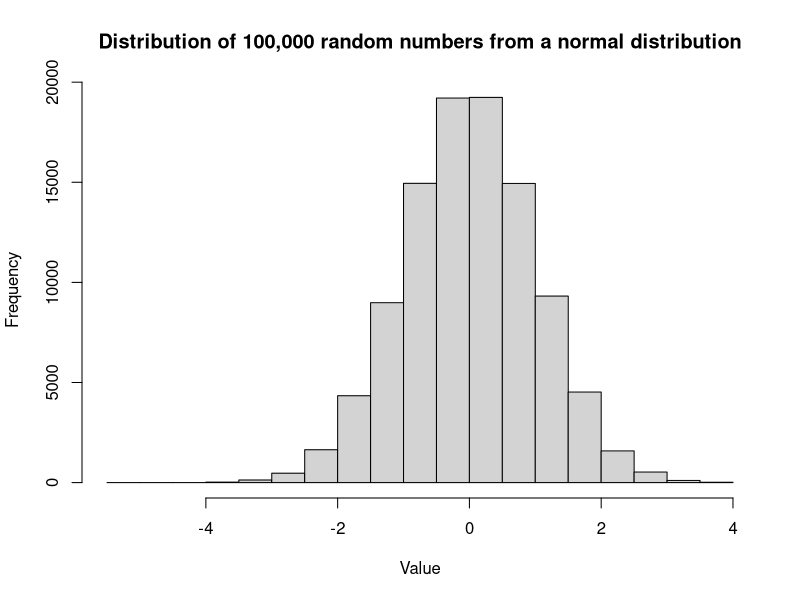
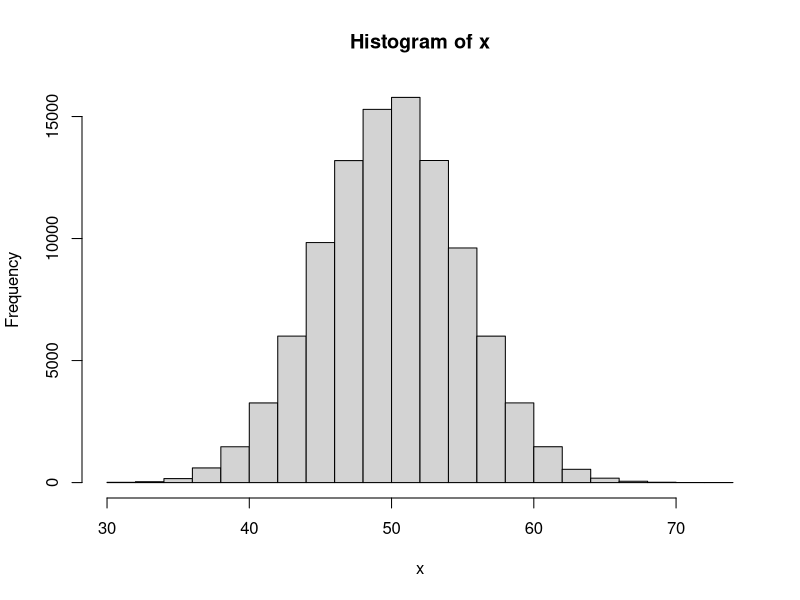
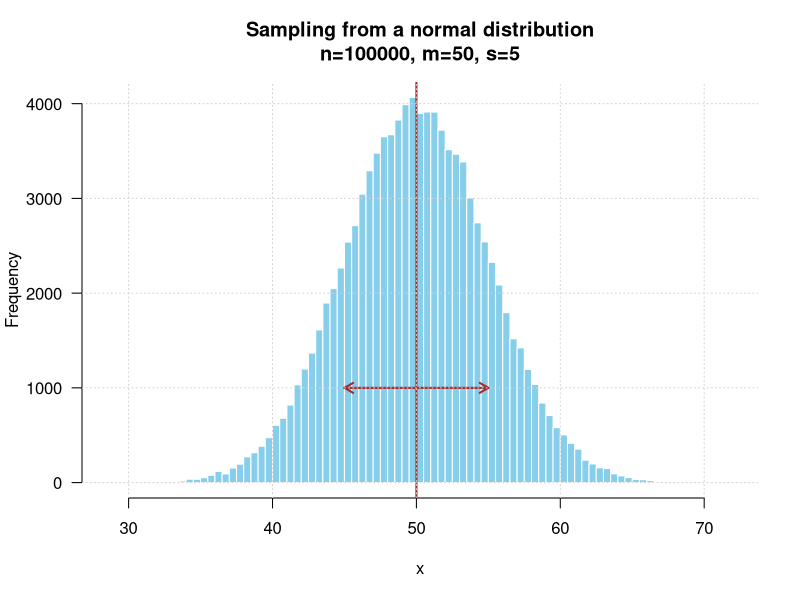
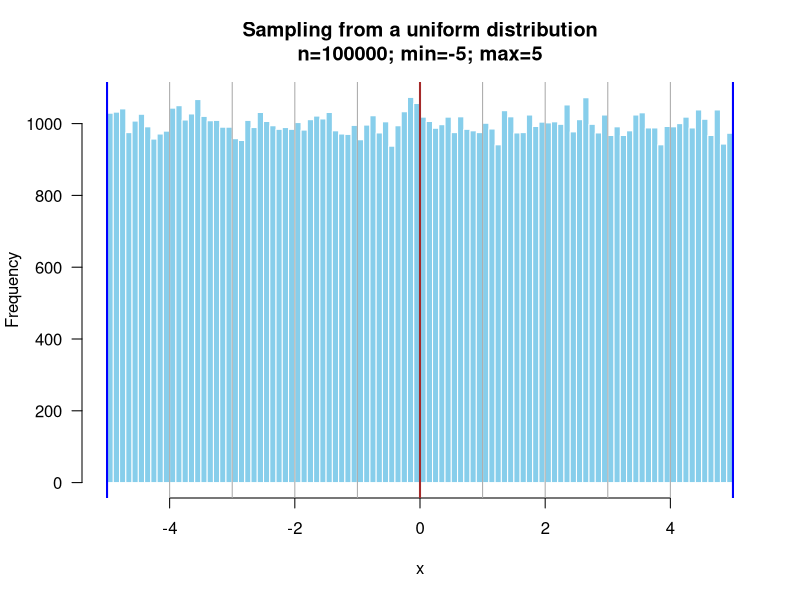
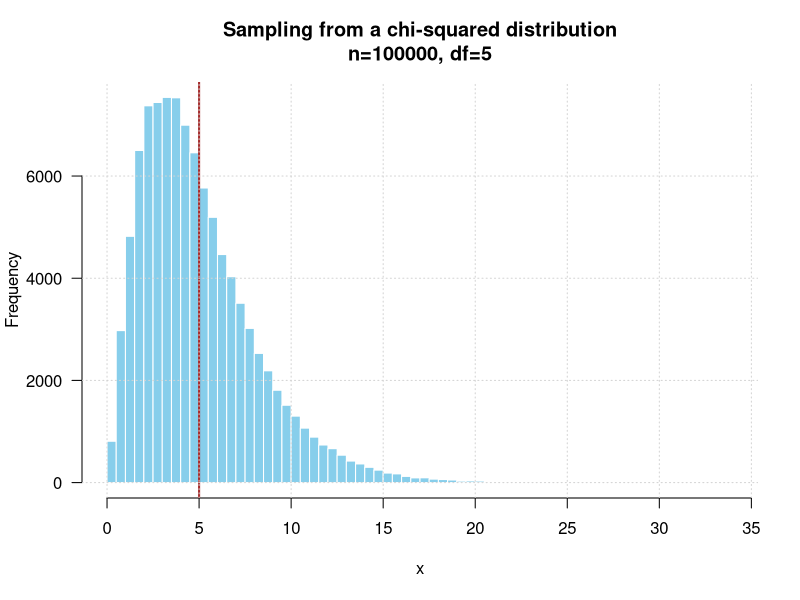
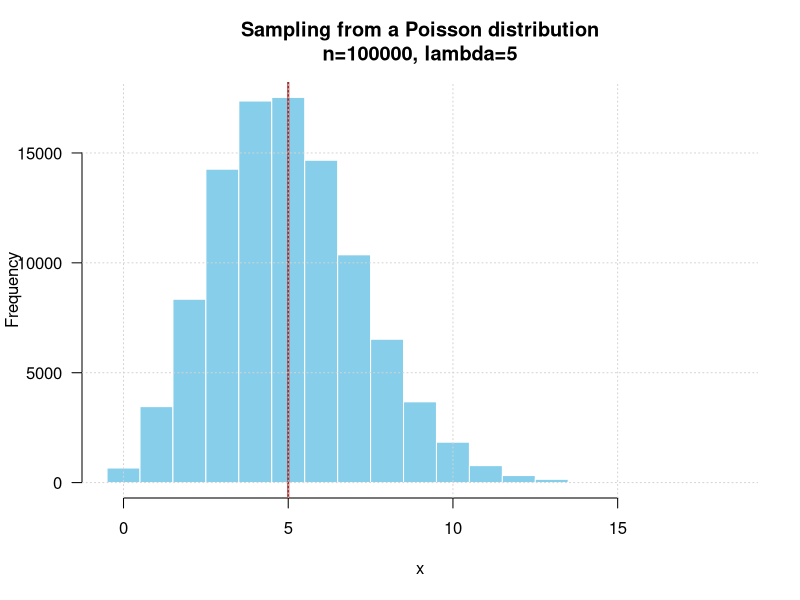
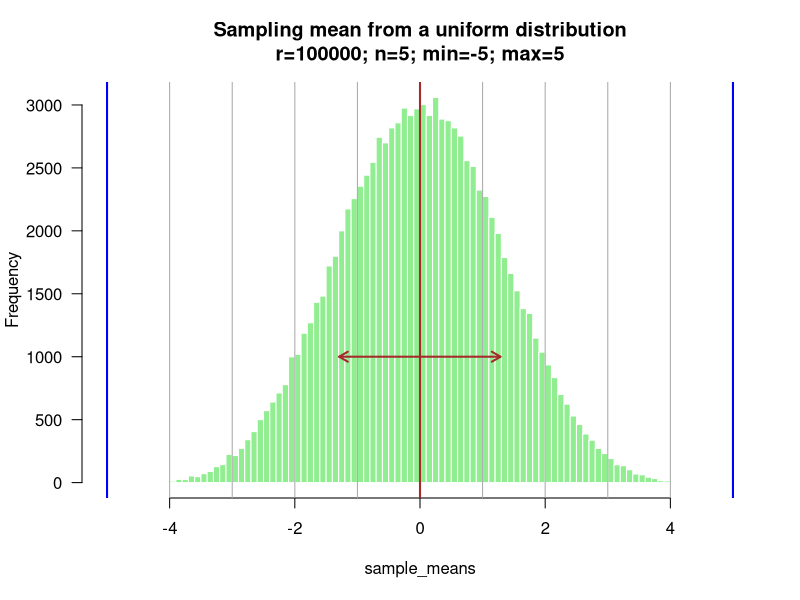
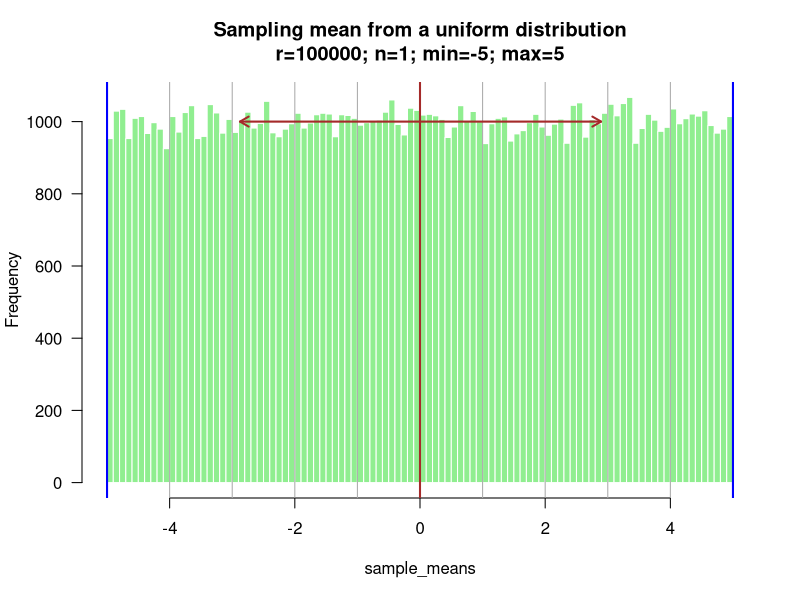

Generate these figures, in order, with R:
## ---- chunk 1
# Generate 100,000 numbers from a normal distribution with mean=0 and standard deviation=1
x <- rnorm(n = 100000, mean = 0, sd = 1)

# Plot a histogram of the generated numbers
hist(x, main="Distribution of 100,000 random numbers from a normal distribution", xlab="Value")
## ---- chunk 2
# Parameters
n <- 100000 # Sample size
m <- 50     # Mean of the normal distribution
s <- 5      # Standard deviation of the normal distribution

# Sample n numbers in a normal population of mean m and standard deviation s
x <- rnorm(n = n, mean = m, sd = s)

# Plot a histogram of the generated numbers
hist(x)

## ---- chunk 3
# Parameters
n <- 100000 # Sample size
m <- 50     # Mean of the normal distribution
s <- 5      # Standard deviation of the normal distribution

# Sample n numbers in a normal population of mean m and standard deviation s
x <- rnorm(n = n, mean = m, sd = s)

# Plot a histogram of the generated numbers
hist(x, 
     breaks = 100,
     col="skyblue",
     border = "white",
     las = 1,
     main=paste0("Sampling from a normal distribution",
                 "\n", # newline character
                 "n=", format(n, scientific = FALSE),
                 ", m=", m,
                 ", s=", s))


abline(v=m, lwd=2, col="brown") ## mark the mean
arrows(x0 = m - s, x1 = m + s, 
       y0 = n / 100,  y1 = n/100, 
       code = 3, length = 0.1, lwd=2, 
       col="brown") ## Mark an interval of ± 1 standard deviation around the mean
grid() ## Add a grid

## ---- chunk 4

# Plot a histogram of the generated numbers
n <- 100000
my_min <- -5
my_max <- +5
x <- runif(n = n, min = my_min, max = my_max)
hist(x, 
     breaks = 100,
     col="skyblue",
     border = "white",
     las = 1,
     xlim=c(my_min, my_max), # define the limits of X axis to ensure consistency
     main=paste0("Sampling from a uniform distribution",
                 "\n", # newline character
                 "n=", format(n, scientific = FALSE),
                "; min=", my_min,
                "; max=", my_max))
## manually add a vertical grid 
abline(v=seq(from = my_min, 
             to = my_max, 
             length.out=11), 
       col = "darkgrey") 
abline(v=c(my_min, my_max), lwd=2, col="blue") # Mark the limits
abline(v=(my_max + my_min)/2, lwd=2, col="brown") # Mark the mean


## ---- chunk 5

# Plot a histogram of the generated numbers
n <- 100000
my_df <- 5
x <- rchisq(n = n, df = my_df)
hist(x, 
     breaks = 100,
     col="skyblue",
     border = "white",
     las = 1,
     main=paste0("Sampling from a chi-squared distribution",
                 "\n", # newline character
                 "n=", format(n, scientific = FALSE),
                ", df=", my_df))
abline(v=my_df, lwd=2, col="brown")
grid()

## ---- chunk 6

# Plot a histogram of the generated numbers
n <- 100000
my_lambda <- 5
x <- rpois(n = n, lambda = my_lambda)
hist(x, 
     breaks = -0.5:(max(x)+0.5),
     col="skyblue",
     border = "white",
     las = 1,
     main=paste0("Sampling from a Poisson distribution",
                 "\n", # newline character
                 "n=", format(n, scientific = FALSE),
                ", lambda=", my_lambda))
abline(v=my_lambda, lwd=2, col="brown")
grid()

## ---- chunk 7

# Plot a histogram of the generated numbers
r <- 100000     # repetitions
n <- 5          # sample size for each repetition
my_min <- -5    # min of the uniform distribution
my_max <- +5    # max of the uniform distribution

## Draw random numbers 
x <- runif(n = n * r, min = -5, max = +5)

## Inject the numbers in a matrix with r rows and n columns
x_matrix <- matrix(data = x, nrow = r, ncol = n)

## Compute sample means
sample_means <- apply(X = x_matrix, MARGIN = 1, FUN = mean)

## Compute some statistics about the sample means
means_m <- mean(sample_means) # compute the mean of the sample means
means_s <- sd(sample_means) # compute the standard deviation of the sample means

## Draw a histogram
hist(sample_means, 
     breaks = 100,
     col="lightgreen",
     border = "white",
     las = 1,
     xlim=c(my_min, my_max), # define the limits of X axis to ensure consistency
     main=paste0("Sampling mean from a uniform distribution",
                 "\n", # newline character
                 "r=", format(r, scientific = FALSE),
                 "; n=", format(n, scientific = FALSE),
                 "; min=", my_min,
                 "; max=", my_max))

abline(v=seq(from = my_min, 
             to = my_max, 
             length.out=11), 
       col = "darkgrey") ## manually add a vertical grid 
abline(v=c(my_min, my_max), lwd=2, col="blue") # Mark the limits
abline(v=(my_max + my_min)/2, lwd=2, col="brown") # Mark the mean

arrow_height <- r/100 # a bit tricky but suitable
arrows(x0 = means_m - means_s, x1 = means_m + means_s, 
       y0 = arrow_height,  y1 = arrow_height, 
       code = 3, length = 0.1, lwd=2, 
       col="brown") ## Mark an interval of ± 1 standard deviation around the sample mean


## ---- chunk 8

# Plot a histogram of the generated numbers
r <- 100000 # repetitions
n <- 5
my_min <- -5
my_max <- +5
m <- (my_max - my_min)/2 # Compute the mean of the uniform distribution (it is at mid-distance between the max and the min)

## Iterate the experiments
for (n in c(1, 2, 4, 8, 16, 32, 64)) {
  
  ## Draw random numbers 
  x <- runif(n = n * r, min = -5, max = +5)
  
  ## Inject the numbers in a matrix with r rows and n columns
  x_matrix <- matrix(data = x, nrow = r, ncol = n)
  
  ## Compute sample means
  sample_means <- apply(X = x_matrix, MARGIN = 1, FUN = mean)
  
  ## Compute some statistics about the sample means
  means_m <- mean(sample_means) # compute the mean of the sample means
  means_s <- sd(sample_means) # compute the standard deviation of the sample means
  
  ## Draw a histogram
  hist(sample_means, 
       breaks = 100,
       col="lightgreen",
       border = "white",
       las = 1,
       xlim=c(my_min, my_max), # define the limits of X axis to ensure consistency
       main=paste0("Sampling mean from a uniform distribution",
                   "\n", # newline character
                   "r=", format(r, scientific = FALSE),
                   "; n=", format(n, scientific = FALSE),
                   "; min=", my_min,
                   "; max=", my_max))
  
  abline(v=seq(from = my_min, 
               to = my_max, 
               length.out=11), 
         col = "darkgrey") ## manually add a vertical grid 
  abline(v=c(my_min, my_max), lwd=2, col="blue") # Mark the limits
  abline(v=(my_max + my_min)/2, lwd=2, col="brown") # Mark the mean
  
  arrow_height <- r/100 # a bit tricky but suitable
  arrows(x0 = means_m - means_s, x1 = means_m + means_s, 
         y0 = arrow_height,  y1 = arrow_height, 
         code = 3, length = 0.1, lwd=2, 
         col="brown") ## Mark an interval of ± 1 standard deviation around the sample mean
}

